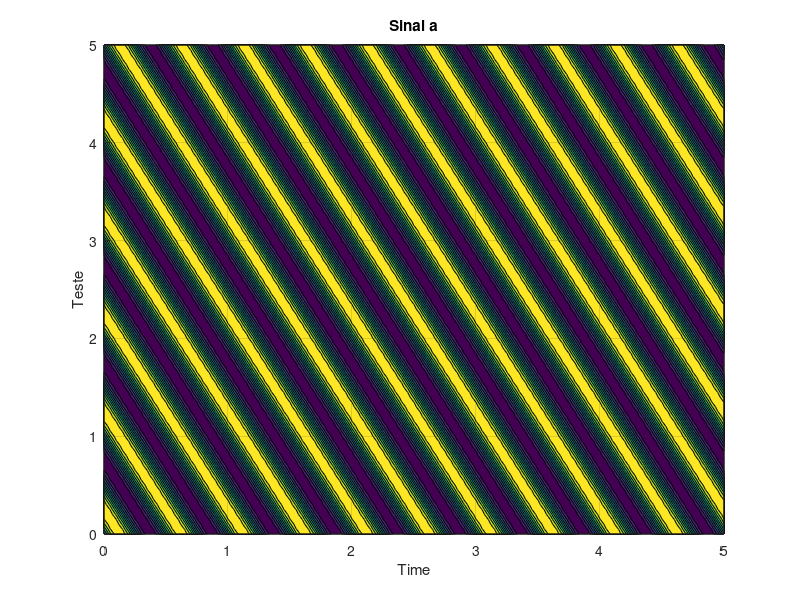

Recreate this plot in MATLAB.
clear all;
close all;
clc;

Ta = 0.05;

t = 0:Ta:5;

x = 2*sin(4*pi*t);

y = cos(10*pi*t);

z = x.*y;

tx = 0:Ta:10;

w = 3*sin(pi*tx)+2*sin(6*pi*tx);

t1 = 0:Ta:5;
t2 = 0:Ta:5;
[t1,t2] = meshgrid(t1,t2);
q = 2*sin(2*pi*(2*t1+t2));

##for k1=1:length(t1)
##  for k2=1:length(t2)
##    q(k1,k2) = 2*sin(2*pi*(2*t1(k1)+t2(k2)));
##  endfor
##endfor

figure(1);
##surf(t1,t2,q);
##plot(t,x, "lineWidth", 4);
##mesh(t1,t2,q);
##contour(t1,t2,q);
contourf(t1,t2,q);
xlabel("Time");
ylabel("Teste");
title("Sinal a");
grid on;
